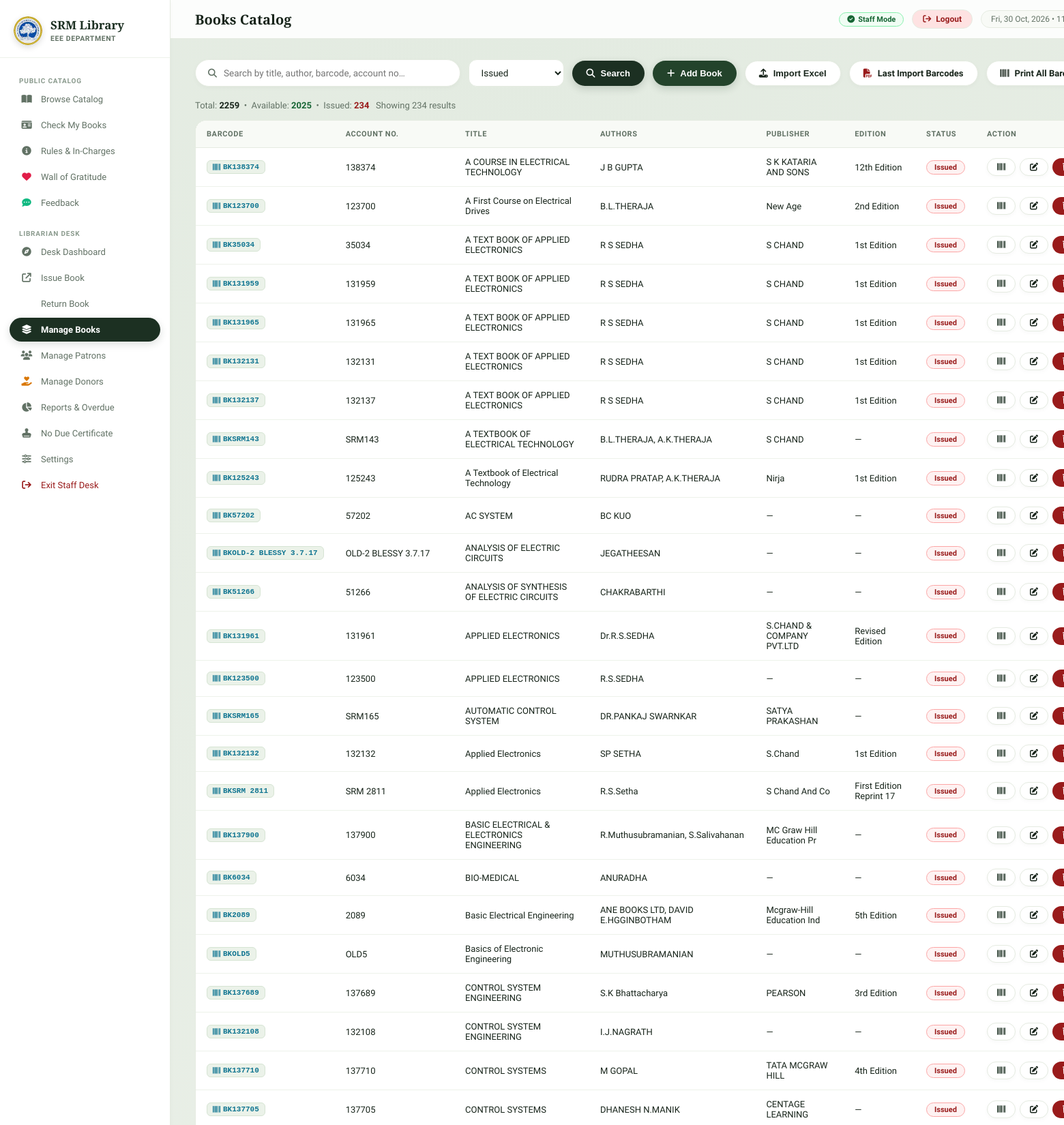
The app's page /books?status=issued (signed in, upper part) with its own data.
### tables this page shows
CREATE TABLE books (
            id INTEGER PRIMARY KEY AUTOINCREMENT,
            barcode TEXT UNIQUE NOT NULL,
            account_number TEXT,
            title TEXT NOT NULL,
            publisher TEXT,
            authors TEXT,
            edition TEXT,
            status TEXT DEFAULT 'available',
            added_date TEXT DEFAULT (datetime('now','localtime'))
        );

### webapp/app.py (the view)
@app.route("/books")
def books_page():
    if not require_staff():
        return redirect(url_for("staff_login", next=request.path))
    q = request.args.get("q", "")
    status = request.args.get("status", "")
    books = search_books(q, status if status else None)
    counts = count_books()
    return render_template("books.html", books=books, counts=counts, q=q, status=status)

### library_app/database.py (called while the page is built)
def get_connection():
    conn = sqlite3.connect(DB_PATH)
    conn.row_factory = sqlite3.Row
    conn.execute("PRAGMA journal_mode=WAL")
    conn.execute("PRAGMA foreign_keys=ON")
    return conn

def get_setting(key, default=None):
    conn = get_connection()
    row = conn.execute("SELECT value FROM settings WHERE key=?", (key,)).fetchone()
    conn.close()
    val = row["value"] if row else None
    if val is not None and str(val).strip():
        return str(val).strip()
    env_key = key.upper()
    env_val = os.environ.get(env_key)
    if env_val is not None and str(env_val).strip():
        return str(env_val).strip()
    return str(val).strip() if (val is not None and str(val).strip()) else default

def get_all_settings():
    conn = get_connection()
    rows = conn.execute("SELECT key, value FROM settings").fetchall()
    conn.close()
    res = {r["key"]: r["value"] for r in rows}
    for k in ["brevo_api_key", "brevo_sender_email", "email_reply_to", "email_user", "email_password", "email_host", "email_port", "email_from", "staff_pin", "library_name"]:
        if not res.get(k) and os.environ.get(k.upper()):
            res[k] = os.environ.get(k.upper())
    return res

def ordinal(n):
    if 11 <= (n % 100) <= 13:
        suffix = 'th'
    else:
        suffix = {1: 'st', 2: 'nd', 3: 'rd'}.get(n % 10, 'th')
    return f"{n}{suffix}"

def _format_book_dict(d):
    if not d:
        return d
    if "edition" in d:
        d["edition"] = normalize_edition(d.get("edition"))
    return d

def count_books():
    conn = get_connection()
    total = conn.execute("SELECT COUNT(*) FROM books").fetchone()[0]
    available = conn.execute("SELECT COUNT(*) FROM books WHERE status='available'").fetchone()[0]
    issued = conn.execute("SELECT COUNT(*) FROM books WHERE status='issued'").fetchone()[0]
    conn.close()
    return {"total": total, "available": available, "issued": issued}

### webapp/app.py (called while the page is built)
def get_lan_ip():
    try:
        s = socket.socket(socket.AF_INET, socket.SOCK_DGRAM)
        s.connect(("8.8.8.8", 80))
        ip = s.getsockname()[0]
        s.close()
        return ip
    except Exception:
        return "127.0.0.1"

def require_staff():
    return session.get("is_staff", False)

### webapp/templates/books.html (shortened to what this page needs)
{% extends "base.html" %}
{% block page_title %}Books Catalog{% endblock %}
{% block content %}
<div class="toolbar">
 <form method="get" style="display:contents;">
 <div class="search-box">
 <i class="fa fa-search"></i>
 <input name="q" value="{{ q }}" placeholder="Search by title, author, barcode, account no…">
 </div>
 <select name="status" class="form-control" style="width:140px;" onchange="this.form.submit()">
 <option value="issued" {% if status=='issued' %}selected{% endif %}>Issued</option>
 </select>
 <button type="submit" class="btn btn-primary"><i class="fa fa-search"></i> Search</button>
 </form>
 <button class="btn btn-success" onclick="openAddBook()"><i class="fa fa-plus"></i> Add Book</button>
 <button class="btn btn-outline" onclick="openImport()"><i class="fa fa-upload"></i> Import Excel</button>
 <a href="/api/download/last_import/books" class="btn btn-outline" title="Download barcodes for the most recently imported Excel batch"><i class="fa fa-file-pdf" style="color:#991B1B;"></i> Last Import Barcodes</a>
 <a href="/books/barcodes" class="btn btn-outline"><i class="fa fa-barcode"></i> Print All Barcodes</a>
</div>
<div style="margin-bottom:14px;font-size:13px;color:var(--muted);">
 Total: <strong style="color:var(--text)">{{ counts.total }}</strong> &nbsp;•&nbsp;
 Available: <strong style="color:var(--success)">{{ counts.available }}</strong> &nbsp;•&nbsp;
 Issued: <strong style="color:var(--danger)">{{ counts.issued }}</strong>
 &nbsp;&nbsp;<span style="color:var(--muted)">Showing {{ books|length }} results</span>
</div>
<div class="table-wrap">
 <table>
 <thead>
 <tr><th>Barcode</th><th>Account No.</th><th>Title</th><th>Authors</th><th>Publisher</th><th>Edition</th><th>Status</th><th>Action</th></tr>
 </thead>
 <tbody>
 {% for book in books %}
 <tr>
 <td>
 <a href="javascript:void(0)" onclick="showBarcodeModal({{ book.id }})" title="View & Print Barcode Label Sticker" style="text-decoration:none;">
 <code style="font-size:11px; color:var(--info); cursor:pointer; display:inline-flex; align-items:center; gap:4px;">
 <i class="fa fa-barcode"></i> {{ book.barcode }}
 </code>
 </a>
 </td>
 <td class="text-muted text-sm">{{ book.account_number or '—' }}</td>
 <td style="max-width:220px; font-weight:500;">
 <a href="javascript:void(0)" onclick="showBarcodeModal({{ book.id }})" style="color:var(--text); text-decoration:none; cursor:pointer;" title="Click to view & print barcode label">
 {{ book.title[:60] }}{% if book.title|length > 60 %}…{% endif %}
 </a>
 </td>
 <td class="text-muted text-sm">{{ (book.authors or '—')[:40] }}</td>
 <td class="text-muted text-sm">{{ (book.publisher or '—')[:25] }}</td>
 <td class="text-muted text-sm">{{ book.edition or '—' }}</td>
 <td>
 {% if book.status == 'available' %}
 <span class="badge badge-success">Available</span>
 {% else %}
 <span class="badge badge-danger">Issued</span>
 {% endif %}
 </td>
 <td style="white-space:nowrap;">
 <div style="display:inline-flex; align-items:center; gap:6px;">
 <button class="btn btn-outline btn-sm" onclick="showBarcodeModal({{ book.id }})" title="View & Print Barcode Label Sticker"><i class="fa fa-barcode" style="color:var(--primary);"></i></button>
 <button class="btn btn-outline btn-sm" onclick="editBook({{ book.id }})" title="Edit Book"><i class="fa fa-edit"></i></button>
 <button class="btn btn-danger btn-sm" onclick="deleteBook({{ book.id }}, '{{ book.title[:30]|e }}')" title="Delete Book"><i class="fa fa-trash"></i></button>
 </div>
 </td>
 </tr>
 {% else %}
 <tr><td colspan="8" style="text-align:center;padding:40px;color:var(--muted)">
 No books found. <a href="/books" style="color:var(--primary)">Clear search</a> or import from Excel.
 </td></tr>
 {% endfor %}
 </tbody>
 </table>
</div>
{% endblock %}

### webapp/templates/base.html (style rules this page uses)
:root { --bg: #F4F6F1; --bg-gradient: radial-gradient(circle at 50% 0%, #E3EBE1 0%, #F4F6F1 65%); --sidebar: #FFFFFF; --card: #FFFFFF; --card2: #F8FAF6; --border: #E5EBE1; --border-subtle: #EDF2EA; --primary: #1C3022; --primary-hover: #122116; --accent: #48634E; --accent-light: #EBF2E9; --accent-text: #26432D; --text: #17241A; --muted: #627265; --muted-light: #8A9A8D; --input-bg: #FFFFFF; --danger: #991B1B; --danger-bg: #FEF2F2; --danger-border: #FCA5A5; --success: #166534; --success-bg: #F0FDF4; --success-border: #86EFAC; --warning: #9A3412; --warning-bg: #FFFBEB; --warning-border: #FDE68A; --info: #0E7490; --info-bg: #ECFEFF; --shadow-sm: 0 2px 6px rgba(23, 36, 26, 0.03); --shadow-md: 0 8px 24px -4px rgba(23, 36, 26, 0.06), 0 2px 6px rgba(23, 36, 26, 0.03); --shadow-lg: 0 16px 36px -6px rgba(23, 36, 26, 0.08); }
* { margin:0; padding:0; box-sizing:border-box; }
body { font-family: 'Plus Jakarta Sans', system-ui, -apple-system, sans-serif; background: var(--bg); background-image: var(--bg-gradient); background-attachment: fixed; color: var(--text); min-height: 100vh; display: flex; -webkit-font-smoothing: antialiased; }
code { background: var(--accent-light); color: var(--accent-text); padding: 3px 8px; border-radius: 6px; font-size: 11.5px; font-family: 'Consolas', monospace; font-weight: 600; border: 1px solid #D6E4D3; }
.btn { display: inline-flex; align-items: center; gap: 8px; padding: 10px 20px; border-radius: 9999px; border: 1px solid transparent; cursor: pointer; font-size: 13px; font-weight: 600; text-decoration: none; transition: all 0.18s ease; }
.btn-primary { background: var(--primary); color: #FFFFFF; box-shadow: 0 4px 12px rgba(28, 48, 34, 0.18); }
.btn-success { background: #23432B; color: #FFFFFF; box-shadow: 0 4px 12px rgba(35, 67, 43, 0.2); }
.btn-danger { background: #991B1B; color: #FFFFFF; }
.btn-outline { background: #FFFFFF; border: 1px solid var(--border); color: var(--text); box-shadow: var(--shadow-sm); }
.btn-sm { padding: 6px 14px; font-size: 12px; }
.table-wrap { overflow-x: auto; border-radius: 16px; border: 1px solid var(--border); background: #FFFFFF; }
table { width: 100%; border-collapse: collapse; }
thead th { background: var(--card2); padding: 13px 16px; text-align: left; font-size: 11px; font-weight: 700; color: var(--muted); text-transform: uppercase; letter-spacing: 0.6px; border-bottom: 1px solid var(--border); }
tbody tr { border-bottom: 1px solid var(--border-subtle); transition: background 0.15s ease; }
tbody td { padding: 13px 16px; font-size: 13px; vertical-align: middle; color: var(--text); }
.form-control { width: 100%; padding: 10px 14px; background: var(--input-bg); border: 1px solid var(--border); border-radius: 12px; color: var(--text); font-size: 13.5px; font-family: inherit; transition: all 0.18s ease; }
.badge { display: inline-flex; align-items: center; gap: 5px; padding: 3px 11px; border-radius: 9999px; font-size: 11px; font-weight: 700; }
.badge-danger { background: var(--danger-bg); color: var(--danger); border: 1px solid var(--danger-border); }
.toolbar { display: flex; gap: 12px; align-items: center; margin-bottom: 20px; flex-wrap: wrap; }
.search-box { flex: 1; min-width: 240px; display: flex; align-items: center; background: #FFFFFF; border: 1px solid var(--border); border-radius: 9999px; padding: 0 18px; box-shadow: var(--shadow-sm); transition: all 0.18s ease; }
.search-box i { color: var(--muted); margin-right: 10px; font-size: 13px; }
.search-box input { flex: 1; background: none; border: none; outline: none; color: var(--text); font-size: 13.5px; padding: 11px 0; font-family: inherit; }

### records on screen
books: barcode "BK138374", account_number "138374", title "A COURSE IN ELECTRICAL TECHNOLOGY", authors "J B GUPTA", publisher "S K KATARIA AND SONS", edition "12th Edition", status "Issued"
books: barcode "BK123700", account_number "123700", title "A First Course on Electrical Drives", authors "B.L.THERAJA", publisher "New Age", edition "2nd Edition", status "Issued"
books: barcode "BK35034", account_number "35034", title "A TEXT BOOK OF APPLIED ELECTRONICS", authors "R S SEDHA", publisher "S CHAND", edition "1st Edition", status "Issued"
books: barcode "BK131959", account_number "131959", title "A TEXT BOOK OF APPLIED ELECTRONICS", authors "R S SEDHA", publisher "S CHAND", edition "1st Edition", status "Issued"
books: barcode "BK131965", account_number "131965", title "A TEXT BOOK OF APPLIED ELECTRONICS", authors "R S SEDHA", publisher "S CHAND", edition "1st Edition", status "Issued"
books: barcode "BK132131", account_number "132131", title "A TEXT BOOK OF APPLIED ELECTRONICS", authors "R S SEDHA", publisher "S CHAND", edition "1st Edition", status "Issued"
books: barcode "BK132137", account_number "132137", title "A TEXT BOOK OF APPLIED ELECTRONICS", authors "R S SEDHA", publisher "S CHAND", edition "1st Edition", status "Issued"
books: barcode "BKSRM143", account_number "SRM143", title "A TEXTBOOK OF ELECTRICAL TECHNOLOGY", authors "B.L.THERAJA, A.K.THERAJA", publisher "S CHAND", edition "—", status "Issued"
books: barcode "BK125243", account_number "125243", title "A Textbook of Electrical Technology", authors "RUDRA PRATAP, A.K.THERAJA", publisher "Nirja", edition "1st Edition", status "Issued"
books: barcode "BK57202", account_number "57202", title "AC SYSTEM", authors "BC KUO", publisher "—", edition "—", status "Issued"
books: barcode "BKOLD-2 BLESSY 3.7.17", account_number "OLD-2 BLESSY 3.7.17", title "ANALYSIS OF ELECTRIC CIRCUITS", authors "JEGATHEESAN", publisher "—", edition "—", status "Issued"
books: barcode "BK51266", account_number "51266", title "ANALYSIS OF SYNTHESIS OF ELECTRIC CIRCUITS", authors "CHAKRABARTHI", publisher "—", edition "—", status "Issued"
books: barcode "BK131961", account_number "131961", title "APPLIED ELECTRONICS", authors "Dr.R.S.SEDHA", publisher "S.CHAND & COMPANY PVT.LTD", edition "Revised Edition", status "Issued"
books: barcode "BK123500", account_number "123500", title "APPLIED ELECTRONICS", authors "R.S.SEDHA", publisher "—", edition "—", status "Issued"
books: barcode "BKSRM165", account_number "SRM165", title "AUTOMATIC CONTROL SYSTEM", authors "DR.PANKAJ SWARNKAR", publisher "SATYA PRAKASHAN", edition "—", status "Issued"
books: barcode "BK132132", account_number "132132", title "Applied Electronics", authors "SP SETHA", publisher "S.Chand", edition "1st Edition", status "Issued"
books: barcode "BKSRM 2811", account_number "SRM 2811", title "Applied Electronics", authors "R.S.Setha", publisher "S Chand And Co", edition "First Edition Reprint 17", status "Issued"
books: barcode "BK137900", account_number "137900", title "BASIC ELECTRICAL & ELECTRONICS ENGINEERING", authors "R.Muthusubramanian, S.Salivahanan", publisher "MC Graw Hill Education Pr", edition "—", status "Issued"
books: barcode "BK6034", account_number "6034", title "BIO-MEDICAL", authors "ANURADHA", publisher "—", edition "—", status "Issued"
books: barcode "BK2089", account_number "2089", title "Basic Electrical Engineering", authors "ANE BOOKS LTD, DAVID E.HGGINBOTHAM", publisher "Mcgraw-Hill Education Ind", edition "5th Edition", status "Issued"
books: barcode "BKOLD5", account_number "OLD5", title "Basics of Electronic Engineering", authors "MUTHUSUBRAMANIAN", publisher "—", edition "—", status "Issued"
books: barcode "BK137689", account_number "137689", title "CONTROL SYSTEM ENGINEERING", authors "S.K Bhattacharya", publisher "PEARSON", edition "3rd Edition", status "Issued"
books: barcode "BK132108", account_number "132108", title "CONTROL SYSTEM ENGINEERING", authors "I.J.NAGRATH", publisher "—", edition "—", status "Issued"
books: barcode "BK137710", account_number "137710", title "CONTROL SYSTEMS", authors "M GOPAL", publisher "TATA MCGRAW HILL", edition "4th Edition", status "Issued"
books: barcode "BK137705", account_number "137705", title "CONTROL SYSTEMS", authors "DHANESH N.MANIK", publisher "CENTAGE LEARNING", edition "—", status "Issued"

### other values on screen
{{ counts.total }} "2259"
{{ counts.available }} "2025"
{{ counts.issued }} "234"
{{ books|length }} "234"
